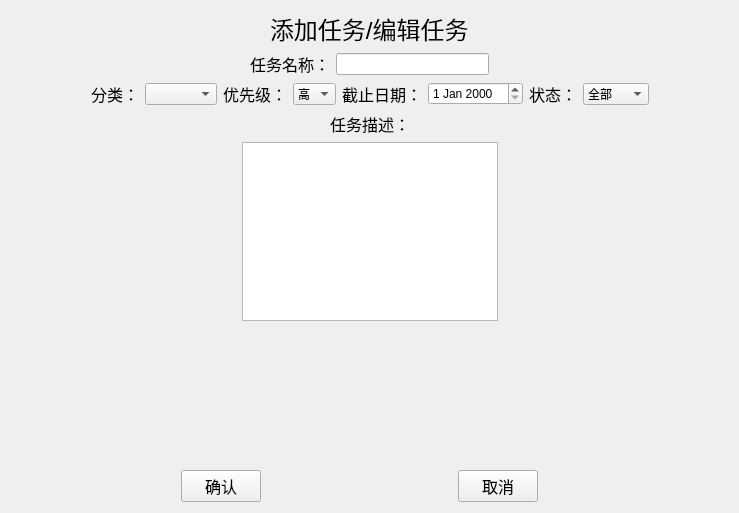
<?xml version="1.0" encoding="UTF-8"?>
<ui version="4.0">
 <class>TaskEditDialog</class>
 <widget class="QWidget" name="TaskEditDialog">
  <property name="geometry">
   <rect>
    <x>0</x>
    <y>0</y>
    <width>739</width>
    <height>513</height>
   </rect>
  </property>
  <property name="windowTitle">
   <string>Form</string>
  </property>
  <layout class="QVBoxLayout" name="verticalLayout">
   <item>
    <layout class="QHBoxLayout" name="horizontalLayout_7">
     <item>
      <spacer name="horizontalSpacer">
       <property name="orientation">
        <enum>Qt::Orientation::Horizontal</enum>
       </property>
       <property name="sizeHint" stdset="0">
        <size>
         <width>40</width>
         <height>20</height>
        </size>
       </property>
      </spacer>
     </item>
     <item>
      <widget class="QLabel" name="label">
       <property name="font">
        <font>
         <pointsize>18</pointsize>
        </font>
       </property>
       <property name="text">
        <string>添加任务/编辑任务</string>
       </property>
      </widget>
     </item>
     <item>
      <spacer name="horizontalSpacer_2">
       <property name="orientation">
        <enum>Qt::Orientation::Horizontal</enum>
       </property>
       <property name="sizeHint" stdset="0">
        <size>
         <width>40</width>
         <height>20</height>
        </size>
       </property>
      </spacer>
     </item>
    </layout>
   </item>
   <item>
    <layout class="QHBoxLayout" name="horizontalLayout_8">
     <item>
      <spacer name="horizontalSpacer_3">
       <property name="orientation">
        <enum>Qt::Orientation::Horizontal</enum>
       </property>
       <property name="sizeHint" stdset="0">
        <size>
         <width>40</width>
         <height>20</height>
        </size>
       </property>
      </spacer>
     </item>
     <item>
      <layout class="QHBoxLayout" name="horizontalLayout">
       <item>
        <widget class="QLabel" name="label_2">
         <property name="font">
          <font>
           <pointsize>12</pointsize>
          </font>
         </property>
         <property name="text">
          <string>任务名称：</string>
         </property>
        </widget>
       </item>
       <item>
        <widget class="QLineEdit" name="lineEditTaskName"/>
       </item>
      </layout>
     </item>
     <item>
      <spacer name="horizontalSpacer_4">
       <property name="orientation">
        <enum>Qt::Orientation::Horizontal</enum>
       </property>
       <property name="sizeHint" stdset="0">
        <size>
         <width>40</width>
         <height>20</height>
        </size>
       </property>
      </spacer>
     </item>
    </layout>
   </item>
   <item>
    <layout class="QHBoxLayout" name="horizontalLayout_9">
     <item>
      <spacer name="horizontalSpacer_5">
       <property name="orientation">
        <enum>Qt::Orientation::Horizontal</enum>
       </property>
       <property name="sizeHint" stdset="0">
        <size>
         <width>40</width>
         <height>20</height>
        </size>
       </property>
      </spacer>
     </item>
     <item>
      <layout class="QHBoxLayout" name="horizontalLayout_6">
       <item>
        <layout class="QHBoxLayout" name="horizontalLayout_2">
         <item>
          <widget class="QLabel" name="label_3">
           <property name="font">
            <font>
             <pointsize>12</pointsize>
            </font>
           </property>
           <property name="text">
            <string>分类：</string>
           </property>
          </widget>
         </item>
         <item>
          <widget class="QComboBox" name="comboCategory"/>
         </item>
        </layout>
       </item>
       <item>
        <layout class="QHBoxLayout" name="horizontalLayout_3">
         <item>
          <widget class="QLabel" name="label_4">
           <property name="font">
            <font>
             <pointsize>12</pointsize>
            </font>
           </property>
           <property name="text">
            <string>优先级：</string>
           </property>
          </widget>
         </item>
         <item>
          <widget class="QComboBox" name="comboPriority">
           <item>
            <property name="text">
             <string>高</string>
            </property>
           </item>
           <item>
            <property name="text">
             <string>中</string>
            </property>
           </item>
           <item>
            <property name="text">
             <string>低</string>
            </property>
           </item>
          </widget>
         </item>
        </layout>
       </item>
       <item>
        <layout class="QHBoxLayout" name="horizontalLayout_4">
         <item>
          <widget class="QLabel" name="label_5">
           <property name="font">
            <font>
             <pointsize>12</pointsize>
            </font>
           </property>
           <property name="text">
            <string>截止日期：</string>
           </property>
          </widget>
         </item>
         <item>
          <widget class="QDateEdit" name="dateEditDeadline"/>
         </item>
        </layout>
       </item>
       <item>
        <layout class="QHBoxLayout" name="horizontalLayout_5">
         <item>
          <widget class="QLabel" name="label_6">
           <property name="font">
            <font>
             <pointsize>12</pointsize>
            </font>
           </property>
           <property name="text">
            <string>状态：</string>
           </property>
          </widget>
         </item>
         <item>
          <widget class="QComboBox" name="comboStatus">
           <item>
            <property name="text">
             <string>全部</string>
            </property>
           </item>
           <item>
            <property name="text">
             <string>进行中</string>
            </property>
           </item>
           <item>
            <property name="text">
             <string>未开始</string>
            </property>
           </item>
           <item>
            <property name="text">
             <string>已完成</string>
            </property>
           </item>
          </widget>
         </item>
        </layout>
       </item>
      </layout>
     </item>
     <item>
      <spacer name="horizontalSpacer_6">
       <property name="orientation">
        <enum>Qt::Orientation::Horizontal</enum>
       </property>
       <property name="sizeHint" stdset="0">
        <size>
         <width>40</width>
         <height>20</height>
        </size>
       </property>
      </spacer>
     </item>
    </layout>
   </item>
   <item>
    <layout class="QHBoxLayout" name="horizontalLayout_10">
     <item>
      <spacer name="horizontalSpacer_7">
       <property name="orientation">
        <enum>Qt::Orientation::Horizontal</enum>
       </property>
       <property name="sizeHint" stdset="0">
        <size>
         <width>40</width>
         <height>20</height>
        </size>
       </property>
      </spacer>
     </item>
     <item>
      <widget class="QLabel" name="label_7">
       <property name="font">
        <font>
         <pointsize>12</pointsize>
        </font>
       </property>
       <property name="text">
        <string>任务描述：</string>
       </property>
      </widget>
     </item>
     <item>
      <spacer name="horizontalSpacer_9">
       <property name="orientation">
        <enum>Qt::Orientation::Horizontal</enum>
       </property>
       <property name="sizeHint" stdset="0">
        <size>
         <width>40</width>
         <height>20</height>
        </size>
       </property>
      </spacer>
     </item>
    </layout>
   </item>
   <item>
    <layout class="QHBoxLayout" name="horizontalLayout_11">
     <item>
      <spacer name="horizontalSpacer_8">
       <property name="orientation">
        <enum>Qt::Orientation::Horizontal</enum>
       </property>
       <property name="sizeHint" stdset="0">
        <size>
         <width>40</width>
         <height>20</height>
        </size>
       </property>
      </spacer>
     </item>
     <item>
      <widget class="QTextEdit" name="textEditDesc"/>
     </item>
     <item>
      <spacer name="horizontalSpacer_10">
       <property name="orientation">
        <enum>Qt::Orientation::Horizontal</enum>
       </property>
       <property name="sizeHint" stdset="0">
        <size>
         <width>40</width>
         <height>20</height>
        </size>
       </property>
      </spacer>
     </item>
    </layout>
   </item>
   <item>
    <spacer name="verticalSpacer_3">
     <property name="orientation">
      <enum>Qt::Orientation::Vertical</enum>
     </property>
     <property name="sizeHint" stdset="0">
      <size>
       <width>20</width>
       <height>156</height>
      </size>
     </property>
    </spacer>
   </item>
   <item>
    <layout class="QHBoxLayout" name="horizontalLayout_12">
     <item>
      <spacer name="horizontalSpacer_11">
       <property name="orientation">
        <enum>Qt::Orientation::Horizontal</enum>
       </property>
       <property name="sizeHint" stdset="0">
        <size>
         <width>40</width>
         <height>20</height>
        </size>
       </property>
      </spacer>
     </item>
     <item>
      <widget class="QPushButton" name="btnConfirm">
       <property name="font">
        <font>
         <pointsize>12</pointsize>
        </font>
       </property>
       <property name="text">
        <string>确认</string>
       </property>
      </widget>
     </item>
     <item>
      <spacer name="verticalSpacer">
       <property name="orientation">
        <enum>Qt::Orientation::Vertical</enum>
       </property>
       <property name="sizeHint" stdset="0">
        <size>
         <width>20</width>
         <height>40</height>
        </size>
       </property>
      </spacer>
     </item>
     <item>
      <spacer name="horizontalSpacer_12">
       <property name="orientation">
        <enum>Qt::Orientation::Horizontal</enum>
       </property>
       <property name="sizeHint" stdset="0">
        <size>
         <width>40</width>
         <height>20</height>
        </size>
       </property>
      </spacer>
     </item>
     <item>
      <widget class="QPushButton" name="btnCancel">
       <property name="font">
        <font>
         <pointsize>12</pointsize>
        </font>
       </property>
       <property name="text">
        <string>取消</string>
       </property>
      </widget>
     </item>
     <item>
      <spacer name="verticalSpacer_2">
       <property name="orientation">
        <enum>Qt::Orientation::Vertical</enum>
       </property>
       <property name="sizeHint" stdset="0">
        <size>
         <width>20</width>
         <height>40</height>
        </size>
       </property>
      </spacer>
     </item>
     <item>
      <spacer name="horizontalSpacer_13">
       <property name="orientation">
        <enum>Qt::Orientation::Horizontal</enum>
       </property>
       <property name="sizeHint" stdset="0">
        <size>
         <width>40</width>
         <height>20</height>
        </size>
       </property>
      </spacer>
     </item>
    </layout>
   </item>
  </layout>
 </widget>
 <resources/>
 <connections/>
</ui>
